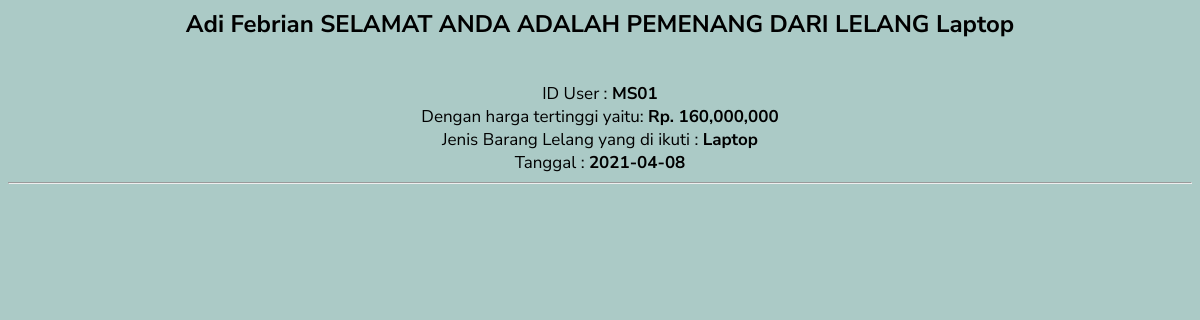
Screenshot of /Views/laporan.php?id_lelang=LE01 (signed in) with the database file from the repository.
### tables this page shows
CREATE TABLE `masyarakat` (
  `id_user` char(5) NOT NULL,
  `nama_lengkap` varchar(25) DEFAULT NULL,
  `username` varchar(25) DEFAULT NULL,
  `password` varchar(25) DEFAULT NULL,
  `telp` int(11) DEFAULT NULL
);

CREATE TABLE `barang` (
  `id_barang` char(5) NOT NULL,
  `nama_barang` varchar(25) NOT NULL,
  `tanggal` date DEFAULT NULL,
  `harga_awal` int(11) DEFAULT NULL,
  `deskripsi_barang` varchar(100) NOT NULL,
  `gambar` varchar(100) NOT NULL,
  `id_petugas` char(5) DEFAULT NULL,
  `status` enum('dibuka','ditutup') NOT NULL
);

CREATE TABLE `lelang` (
  `id_lelang` char(5) NOT NULL,
  `id_barang` char(5) DEFAULT NULL,
  `tgl_lelang` date DEFAULT NULL,
  `harga_akhir` int(11) DEFAULT NULL,
  `id_user` char(5) DEFAULT NULL,
  `id_petugas` char(5) DEFAULT NULL,
  `status` enum('dibuka','ditutup') DEFAULT NULL
);

### Views/laporan.php (the view, shortened to what this page needs)
<link rel="stylesheet" href="./Assets/bootstrap/css/stylehome.css">
<?php
include "../Controllers/koneksi.php";
$id_lelang = $_GET['id_lelang'];
$query = mysqli_fetch_array(mysqli_query($koneksi, "select * from lelang where id_lelang = '$id_lelang'"));
$id_barang = $query['id_barang'];
$tgl_lelang = $query['tgl_lelang'];
$id_user = $query['id_user'];
$cari_user = mysqli_fetch_array(mysqli_query($koneksi, "select * from masyarakat where id_user = '$id_user'"));
$nama_lengkap = $cari_user['nama_lengkap'];
$cari_barang = mysqli_fetch_array(mysqli_query($koneksi, "select * from barang where id_barang = '$id_barang'"));
$nama_barang = $cari_barang['nama_barang'];
?>
<center>
    <h2 class="text-center mb-4"><?php echo $nama_lengkap ?> SELAMAT ANDA ADALAH PEMENANG DARI LELANG <?php echo $nama_barang ?></h2><br>
    <label class="col-form-label-1">
        ID User : <b><?php echo $id_user; ?></b><br>
        Dengan harga tertinggi yaitu: <b><?php echo "Rp.  " . number_format($query['harga_akhir']) . "" ?></b><br>
        Jenis Barang Lelang yang di ikuti : <b><?php echo $nama_barang; ?></b><br>
        Tanggal : <b><?php echo $tgl_lelang; ?></b><br>
        <hr>

### rows the page displays
masyarakat: nama_lengkap "Adi Febrian"
barang: nama_barang "Laptop"
lelang: id_user "MS01", harga_akhir "160,000,000", tgl_lelang "2021-04-08"
